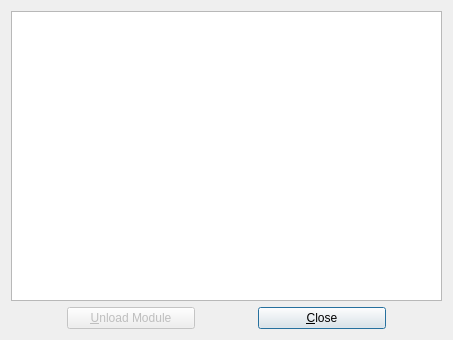
<?xml version="1.0" encoding="UTF-8"?>
<ui version="4.0">
 <class>ModulesUnloadDialog</class>
 <widget class="QDialog" name="ModulesUnloadDialog">
  <property name="geometry">
   <rect>
    <x>0</x>
    <y>0</y>
    <width>453</width>
    <height>340</height>
   </rect>
  </property>
  <property name="windowTitle">
   <string>Loaded Modules</string>
  </property>
  <layout class="QVBoxLayout" name="verticalLayout">
   <item>
    <widget class="QTreeWidget" name="tree_loaded">
     <attribute name="headerVisible">
      <bool>false</bool>
     </attribute>
     <column>
      <property name="text">
       <string notr="true">1</string>
      </property>
     </column>
    </widget>
   </item>
   <item>
    <layout class="QHBoxLayout" name="horizontalLayout">
     <item>
      <spacer name="horizontalSpacer_1">
       <property name="orientation">
        <enum>Qt::Horizontal</enum>
       </property>
       <property name="sizeHint" stdset="0">
        <size>
         <width>40</width>
         <height>20</height>
        </size>
       </property>
      </spacer>
     </item>
     <item>
      <widget class="QPushButton" name="button_unload">
       <property name="enabled">
        <bool>false</bool>
       </property>
       <property name="minimumSize">
        <size>
         <width>128</width>
         <height>0</height>
        </size>
       </property>
       <property name="text">
        <string>&amp;Unload Module</string>
       </property>
       <property name="autoDefault">
        <bool>false</bool>
       </property>
      </widget>
     </item>
     <item>
      <spacer name="horizontalSpacer_2">
       <property name="orientation">
        <enum>Qt::Horizontal</enum>
       </property>
       <property name="sizeHint" stdset="0">
        <size>
         <width>40</width>
         <height>20</height>
        </size>
       </property>
      </spacer>
     </item>
     <item>
      <widget class="QPushButton" name="button_close">
       <property name="minimumSize">
        <size>
         <width>128</width>
         <height>0</height>
        </size>
       </property>
       <property name="text">
        <string>&amp;Close</string>
       </property>
       <property name="default">
        <bool>true</bool>
       </property>
      </widget>
     </item>
     <item>
      <spacer name="horizontalSpacer">
       <property name="orientation">
        <enum>Qt::Horizontal</enum>
       </property>
       <property name="sizeHint" stdset="0">
        <size>
         <width>40</width>
         <height>20</height>
        </size>
       </property>
      </spacer>
     </item>
    </layout>
   </item>
  </layout>
 </widget>
 <resources/>
 <connections/>
</ui>
